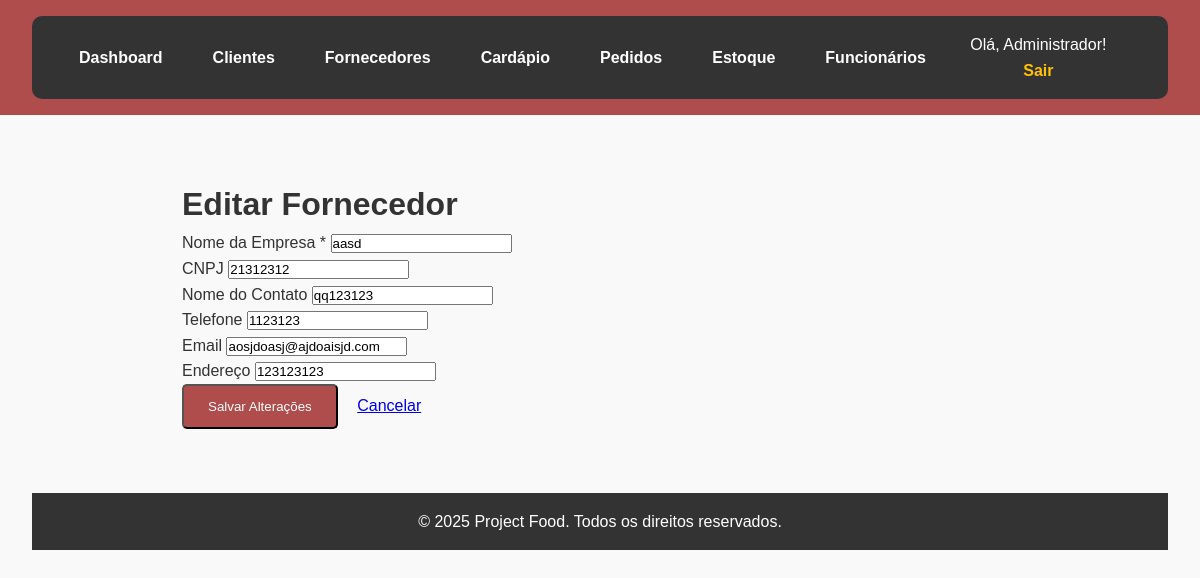
Page /fornecedores_editar.php?id=1 (signed in) on the committed database.
### tables this page shows
CREATE TABLE `fornecedores` (
  `id` int NOT NULL,
  `nome_empresa` varchar(150) NOT NULL,
  `cnpj` varchar(20) DEFAULT NULL,
  `contato_nome` varchar(100) DEFAULT NULL,
  `telefone` varchar(20) DEFAULT NULL,
  `email` varchar(100) DEFAULT NULL,
  `endereco` varchar(255) DEFAULT NULL,
  `data_criacao` timestamp NULL DEFAULT CURRENT_TIMESTAMP
);

### src/fornecedores_editar.php (the view, shortened to what this page needs)
<?php
require_once(__DIR__ . '/includes/db_connect.php');
$fornecedor_id = $_GET['id'] ?? 0;
$nome_empresa = "";
$cnpj = "";
$contato_nome = "";
$telefone = "";
$email = "";
$endereco = "";
$errors = [];
if ($_SERVER["REQUEST_METHOD"] != "POST" || !empty($errors)) {
    try {
        $stmt = $pdo->prepare("SELECT * FROM fornecedores WHERE id = ?");
        $stmt->execute([$fornecedor_id]);
        $f = $stmt->fetch(PDO::FETCH_ASSOC);
        if ($f) {
            $nome_empresa = $f['nome_empresa'];
            $cnpj = $f['cnpj'];
            $contato_nome = $f['contato_nome'];
            $telefone = $f['telefone'];
            $email = $f['email'];
            $endereco = $f['endereco'];
        } else {
            header("Location: fornecedores.php?feedback=" . urlencode("Erro: Fornecedor não encontrado."));
            exit;
        }
    } catch (PDOException $e) {
        header("Location: fornecedores.php?feedback=" . urlencode("Erro ao buscar fornecedor: " . $e->getMessage()));
        exit;
    }
}
include(__DIR__ . '/includes/header.php');
?>
<main>
    <div class="form-container" style="max-width: 600px;">
        <h1>Editar Fornecedor</h1>
        <form action="fornecedores_editar.php?id=<?php echo $fornecedor_id; ?>" method="POST">
            <div class="form-group">
                <label for="nome_empresa">Nome da Empresa *</label>
                <input type="text" id="nome_empresa" name="nome_empresa" value="<?php echo htmlspecialchars($nome_empresa); ?>" required>
            </div>
            <div class="form-group">
                <label for="cnpj">CNPJ</label>
                <input type="text" id="cnpj" name="cnpj" value="<?php echo htmlspecialchars($cnpj); ?>">
            </div>
            <div class="form-group">
                <label for="contato_nome">Nome do Contato</label>
                <input type="text" id="contato_nome" name="contato_nome" value="<?php echo htmlspecialchars($contato_nome); ?>">
            </div>
            <div class="form-group">
                <label for="telefone">Telefone</label>
                <input type="text" id="telefone" name="telefone" value="<?php echo htmlspecialchars($telefone); ?>">
            </div>
            <div class="form-group">
                <label for="email">Email</label>
                <input type="email" id="email" name="email" value="<?php echo htmlspecialchars($email); ?>">
            </div>
            <div class="form-group">
                <label for="endereco">Endereço</label>
                <input type="text" id="endereco" name="endereco" value="<?php echo htmlspecialchars($endereco); ?>">
            </div>
            <button type="submit" class="btn">Salvar Alterações</button>
            <a href="fornecedores.php" style="margin-left: 15px;">Cancelar</a>
        </form>
    </div>
</main>
<?php
include(__DIR__ . '/includes/footer.php');
?>

### src/styles.css (style rules this page uses)
* { margin: 0; padding: 0; box-sizing: border-box; font-family: Arial, Helvetica, sans-serif; }
body { background-image: url(https://grupokallas.com.br/wp-content/uploads/2025/07/Osteria-Zucco-em-Moema-SP-1-1024x683.webp); background-size: cover; background-position: center; background-repeat: no-repeat; background-color: #f9f9f9; color: #333; line-height: 1.6; }
main { padding: 2rem; max-width: 900px; margin: auto; }
.btn { background-color: #af4c4c; color: white; padding: 0.8rem 1.5rem; text-decoration: none; border-radius: 5px; transition: background 0.9s ease, transform 0.9s ease; }

### rows in the picture
fornecedores: nome_empresa "aasd", cnpj "21312312", contato_nome "qq123123", telefone "1123123", email "aosjdoasj@ajdoaisjd.com", endereco "123123123"

### other values in the picture
$_SESSION['funcionario_nome'] "Administrador"
